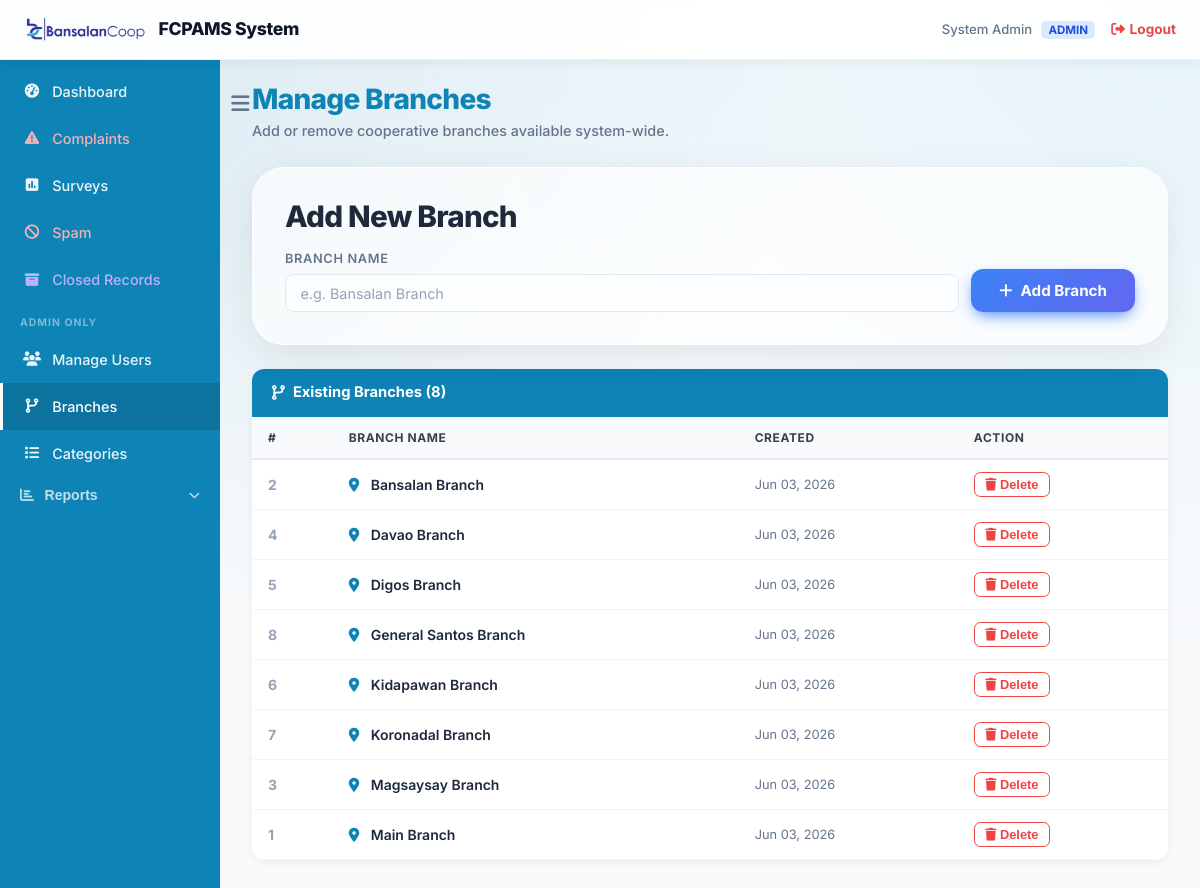
/admin/branches.php (signed in), run on the app's committed database.
### tables this page shows
CREATE TABLE IF NOT EXISTS branches (
    id INT AUTO_INCREMENT PRIMARY KEY,
    name VARCHAR(100) NOT NULL UNIQUE,
    created_at TIMESTAMP DEFAULT CURRENT_TIMESTAMP
);

### admin/branches.php (the view, shortened to what this page needs)
<?php
require_once '../config/db.php';
$branches = $conn->query("SELECT * FROM branches ORDER BY name");
include '../includes/admin_header.php';
include '../includes/admin_sidebar.php';
?>
<div class="fade-in">
    <div style="margin-bottom:1.5rem;">
        <h1 style="font-size:1.75rem;color:#0e83b5;margin-bottom:0.25rem;">Manage Branches</h1>
        <p style="color:#64748b;font-size:0.9rem;">Add or remove cooperative branches available system-wide.</p>
    </div>
    <div class="glass-card" style="margin-bottom:1.5rem;">
        <h3 style="margin-bottom:1rem;color:#1e293b;">Add New Branch</h3>
        <form method="POST" style="display:flex;gap:0.75rem;align-items:flex-end;flex-wrap:wrap;">
            <div style="flex:1;min-width:200px;">
                <label style="display:block;font-size:0.8rem;font-weight:600;color:#64748b;margin-bottom:0.3rem;text-transform:uppercase;letter-spacing:0.05em;">Branch Name</label>
                <input type="text" name="name" class="form-input" required placeholder="e.g. Bansalan Branch" style="width:100%;padding:0.6rem 0.9rem;border:1px solid #e2e8f0;border-radius:0.5rem;font-size:0.9rem;">
            </div>
            <button type="submit" class="btn btn-primary" style="white-space:nowrap;">
                <i class="fas fa-plus"></i> Add Branch
            </button>
        </form>
    </div>
    <div class="admin-table-wrapper">
        <div class="admin-table-header">
            <i class="fas fa-code-branch"></i> Existing Branches (<?php echo $branches->num_rows; ?>)
        </div>
        <table class="admin-table">
            <thead>
                <tr>
                    <th>#</th>
                    <th>Branch Name</th>
                    <th>Created</th>
                    <th>Action</th>
                </tr>
            </thead>
            <tbody>
            <?php if ($branches->num_rows > 0): ?>
                <?php while ($b = $branches->fetch_assoc()): ?>
                <tr>
                    <td style="color:#94a3b8;font-weight:700;"><?php echo $b['id']; ?></td>
                    <td style="font-weight:600;">
                        <i class="fas fa-map-marker-alt" style="color:#0e83b5;margin-right:0.5rem;"></i>
                        <?php echo htmlspecialchars($b['name']); ?>
                    </td>
                    <td style="font-size:0.8rem;color:#64748b;"><?php echo date('M d, Y', strtotime($b['created_at'])); ?></td>
                    <td>
                        <form method="POST" style="display:inline;" onsubmit="return confirm('Delete branch \'<?php echo htmlspecialchars(addslashes($b['name'])); ?>\'? Users assigned to this branch will be unassigned.');">
                            <button type="submit" style="background:transparent;color:#ef4444;border:1px solid #ef4444;border-radius:0.4rem;padding:0.25rem 0.65rem;font-size:0.8rem;cursor:pointer;font-weight:600;">
                                <i class="fas fa-trash"></i> Delete
                            </button>
                        </form>
                    </td>
                </tr>
                <?php endwhile; ?>
            <?php else: ?>
                <tr><td colspan="4" style="text-align:center;padding:2rem;color:#94a3b8;">No branches yet. Add one above.</td></tr>
            <?php endif; ?>
            </tbody>
        </table>
    </div>
</div>
<?php include '../includes/admin_footer.php'; ?>

### includes/admin_header.php (shortened to what this page needs)
<!DOCTYPE html>
<html lang="en">
<head>
    <link rel="stylesheet" href="<?php echo BASE_URL; ?>assets/css/main.css">
    <link rel="stylesheet" href="https://cdnjs.cloudflare.com/ajax/libs/font-awesome/6.4.0/css/all.min.css">
</head>
<body>
<div class="admin-wrapper">
    <header class="admin-header">
        <div style="display:flex;align-items:center;gap:0.75rem;">
            <?php if (file_exists($_SERVER['DOCUMENT_ROOT'] . BASE_URL . 'images/bclogo.png')): ?>
            <img src="<?php echo BASE_URL; ?>images/bclogo.png" alt="FCPAMS Logo" style="height:34px;">
            <?php else: ?>
            <div style="width:34px;height:34px;background:linear-gradient(135deg,#0e83b5,#3b82f6);border-radius:0.5rem;display:flex;align-items:center;justify-content:center;color:white;font-weight:800;font-size:0.85rem;">FC</div>
            <?php endif; ?>
            <span style="font-weight:800;font-size:1.1rem;color:#0f172a;letter-spacing:-0.02em;">FCPAMS System</span>
        </div>
        <div style="display:flex;align-items:center;gap:1rem;">
            <span style="font-size:0.82rem;color:#64748b;font-weight:500;">
                <?php echo htmlspecialchars($_SESSION['name'] ?? ''); ?>
                <span style="background:<?php echo ($_SESSION['role']??'')==='ADMIN'?'#dbeafe':'#dcfce7'; ?>;color:<?php echo ($_SESSION['role']??'')==='ADMIN'?'#1d4ed8':'#166534'; ?>;padding:0.1rem 0.45rem;border-radius:0.3rem;font-size:0.72rem;font-weight:700;margin-left:0.35rem;"><?php echo htmlspecialchars($_SESSION['role'] ?? ''); ?></span>
            </span>
            <a href="<?php echo BASE_URL; ?>logout.php" style="color:#ef4444;font-weight:700;font-size:0.85rem;display:flex;align-items:center;gap:0.3rem;text-decoration:none;">
                <i class="fas fa-sign-out-alt"></i> Logout
            </a>
        </div>
    </header>
    <div class="admin-body">

### includes/admin_sidebar.php (shortened to what this page needs)
<?php
$current_page = basename($_SERVER['PHP_SELF']);
$is_admin = isset($_SESSION['role']) && $_SESSION['role'] === 'ADMIN';
?>
<nav class="admin-sidebar" id="admin-sidebar">
    <a href="<?php echo BASE_URL; ?>admin/dashboard.php" class="admin-nav-link <?php echo $current_page === 'dashboard.php' ? 'active' : ''; ?>">
        <i class="fas fa-tachometer-alt"></i> Dashboard
    </a>
    <a href="<?php echo BASE_URL; ?>admin/complaints.php" class="admin-nav-link <?php echo $current_page === 'complaints.php' ? 'active' : ''; ?>" style="color:rgba(255,180,180,0.95) !important;">
        <i class="fas fa-exclamation-triangle"></i> Complaints
    </a>
    <a href="<?php echo BASE_URL; ?>admin/surveys.php" class="admin-nav-link <?php echo $current_page === 'surveys.php' ? 'active' : ''; ?>">
        <i class="fas fa-poll"></i> Surveys
    </a>
    <a href="<?php echo BASE_URL; ?>admin/spam.php" class="admin-nav-link <?php echo $current_page === 'spam.php' ? 'active' : ''; ?>" style="color:rgba(255,180,180,0.95) !important;">
        <i class="fas fa-ban"></i> Spam
    </a>
    <a href="<?php echo BASE_URL; ?>admin/closed.php" class="admin-nav-link <?php echo $current_page === 'closed.php' ? 'active' : ''; ?>" style="color:rgba(200,180,255,0.95) !important;">
        <i class="fas fa-archive"></i> Closed Records
    </a>
    <?php if ($is_admin): ?>
    <div style="padding:0.75rem 1.25rem 0.25rem;font-size:0.65rem;text-transform:uppercase;letter-spacing:0.1em;color:rgba(255,255,255,0.45);font-weight:700;">Admin Only</div>
    <a href="<?php echo BASE_URL; ?>admin/users.php" class="admin-nav-link <?php echo $current_page === 'users.php' ? 'active' : ''; ?>">
        <i class="fas fa-users"></i> Manage Users
    </a>
    <a href="<?php echo BASE_URL; ?>admin/branches.php" class="admin-nav-link <?php echo $current_page === 'branches.php' ? 'active' : ''; ?>">
        <i class="fas fa-code-branch"></i> Branches
    </a>
    <a href="<?php echo BASE_URL; ?>admin/dropdowns.php" class="admin-nav-link <?php echo $current_page === 'dropdowns.php' ? 'active' : ''; ?>">
        <i class="fas fa-list"></i> Categories
    </a>
    <?php
    $report_pages = ['report_submissions.php','report_complaints.php','report_surveys.php'];
    $on_report = in_array($current_page, $report_pages);
    ?>
    <div class="nav-group">
        <button onclick="toggleReportsMenu()" id="reports-toggle"
            style="width:100%;display:flex;align-items:center;gap:0.65rem;padding:0.6rem 1.25rem;background:<?php echo $on_report?'rgba(255,255,255,0.12)':'transparent';?>;border:none;color:<?php echo $on_report?'#fff':'rgba(255,255,255,0.75)';?>;font-size:0.88rem;font-weight:600;cursor:pointer;border-radius:0.5rem;text-align:left;transition:background 0.2s,color 0.2s;"
            onmouseover="this.style.background='rgba(255,255,255,0.12)';this.style.color='#fff'"
            onmouseout="if(!window._rptOpen){this.style.background='<?php echo $on_report?'rgba(255,255,255,0.12)':'transparent';?>';this.style.color='<?php echo $on_report?'#fff':'rgba(255,255,255,0.75)';?>';}">
            <i class="fas fa-chart-bar"></i>
            <span style="flex:1;">Reports</span>
            <i class="fas fa-chevron-down" id="reports-chevron" style="font-size:0.7rem;transition:transform 0.25s;<?php echo $on_report?'transform:rotate(180deg)':'';?>"></i>
        </button>
    </div>
    <?php endif; ?>
</nav>
<main class="admin-content" style="position: relative;">
    <button onclick="toggleAdminNav()" style="position: absolute; top: 1.8rem; left: 0.2rem; background: transparent; border: none; color: #64748b; font-size: 1.3rem; cursor: pointer; z-index: 10; padding: 0.2rem 0.5rem; transition: color 0.2s;" onmouseover="this.style.color='#0e83b5'" onmouseout="this.style.color='#64748b'" title="Toggle Sidebar">
        <i class="fas fa-bars"></i>
    </button>

### includes/admin_footer.php
    </main>
    </div>
</div>
</body>
</html>

### data on the page
branches: id "2", name "Bansalan Branch", created_at "Jun 03, 2026"
branches: id "4", name "Davao Branch", created_at "Jun 03, 2026"
branches: id "5", name "Digos Branch", created_at "Jun 03, 2026"
branches: id "8", name "General Santos Branch", created_at "Jun 03, 2026"
branches: id "6", name "Kidapawan Branch", created_at "Jun 03, 2026"
branches: id "7", name "Koronadal Branch", created_at "Jun 03, 2026"
branches: id "3", name "Magsaysay Branch", created_at "Jun 03, 2026"
branches: id "1", name "Main Branch", created_at "Jun 03, 2026"

### other printed values
$_SESSION['name'] "System Admin"
$_SESSION['role'] "ADMIN"
$branches->num_rows "8"
